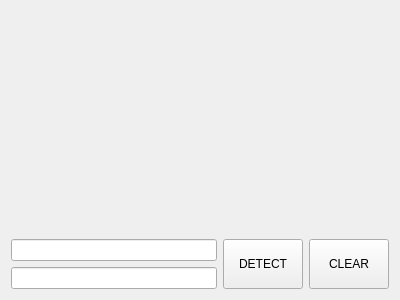
<?xml version="1.0" encoding="UTF-8"?>
<ui version="4.0">
 <class>ExpressionWidget</class>
 <widget class="QWidget" name="ExpressionWidget">
  <property name="geometry">
   <rect>
    <x>0</x>
    <y>0</y>
    <width>400</width>
    <height>300</height>
   </rect>
  </property>
  <property name="sizePolicy">
   <sizepolicy hsizetype="Preferred" vsizetype="Ignored">
    <horstretch>0</horstretch>
    <verstretch>0</verstretch>
   </sizepolicy>
  </property>
  <property name="windowTitle">
   <string>Form</string>
  </property>
  <layout class="QVBoxLayout" name="verticalLayout" stretch="1,0">
   <item>
    <widget class="DrawBoard" name="Board" native="true"/>
   </item>
   <item>
    <layout class="QHBoxLayout" name="horizontalLayout" stretch="3,1,1">
     <item>
      <layout class="QVBoxLayout" name="verticalLayout_2">
       <item>
        <widget class="QLineEdit" name="editExpr">
         <property name="sizePolicy">
          <sizepolicy hsizetype="Expanding" vsizetype="Expanding">
           <horstretch>0</horstretch>
           <verstretch>0</verstretch>
          </sizepolicy>
         </property>
         <property name="alignment">
          <set>Qt::AlignmentFlag::AlignCenter</set>
         </property>
         <property name="readOnly">
          <bool>true</bool>
         </property>
        </widget>
       </item>
       <item>
        <widget class="QLineEdit" name="editResult">
         <property name="sizePolicy">
          <sizepolicy hsizetype="Expanding" vsizetype="Expanding">
           <horstretch>0</horstretch>
           <verstretch>0</verstretch>
          </sizepolicy>
         </property>
         <property name="alignment">
          <set>Qt::AlignmentFlag::AlignCenter</set>
         </property>
         <property name="readOnly">
          <bool>true</bool>
         </property>
        </widget>
       </item>
      </layout>
     </item>
     <item>
      <widget class="QPushButton" name="btnDetect">
       <property name="sizePolicy">
        <sizepolicy hsizetype="Expanding" vsizetype="Expanding">
         <horstretch>0</horstretch>
         <verstretch>0</verstretch>
        </sizepolicy>
       </property>
       <property name="text">
        <string>DETECT</string>
       </property>
      </widget>
     </item>
     <item>
      <widget class="QPushButton" name="btnClear">
       <property name="sizePolicy">
        <sizepolicy hsizetype="Expanding" vsizetype="Expanding">
         <horstretch>0</horstretch>
         <verstretch>0</verstretch>
        </sizepolicy>
       </property>
       <property name="text">
        <string>CLEAR</string>
       </property>
      </widget>
     </item>
    </layout>
   </item>
  </layout>
 </widget>
 <customwidgets>
  <customwidget>
   <class>DrawBoard</class>
   <extends>QWidget</extends>
   <header>DrawBoard.h</header>
   <container>1</container>
  </customwidget>
 </customwidgets>
 <resources/>
 <connections/>
</ui>
